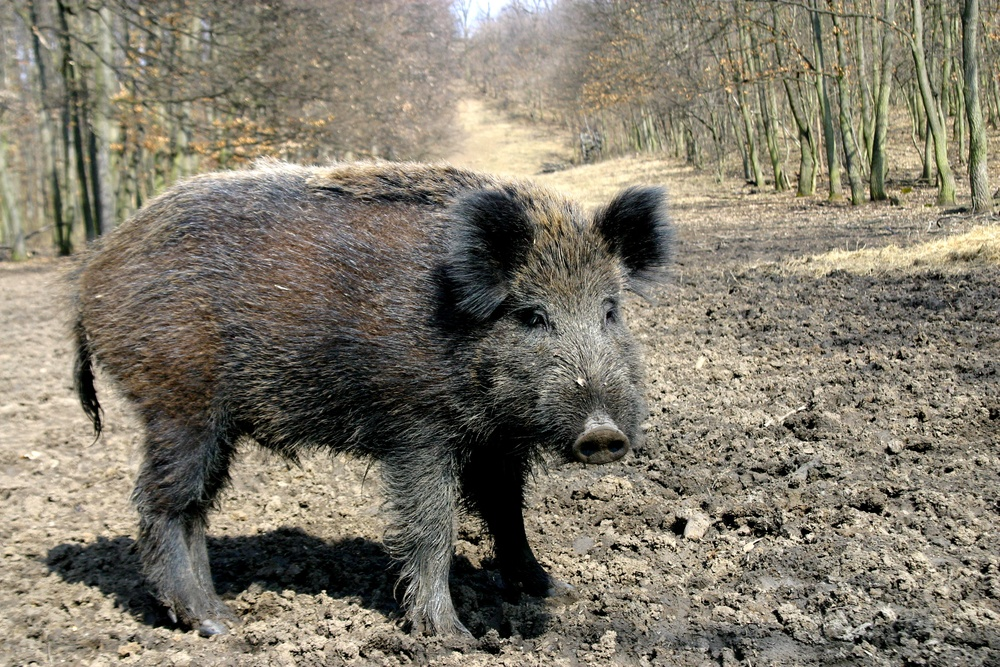
#> input picture boar_image.jpg, 1000 x 667 px, shrunk from 3072 x 2048 before the run
$ python 'Perspektíva_tr.py'
#> lines starting #> are read from the running program, lines starting #| are printed output that depends on the picture; after the words box and inside, x2 and y2 are one past the last pixel; in counts of white or black regions, pixels touching at a corner belong together
import cv2
import tkinter as tk
import numpy as np
import tkinter as tk
import matplotlib.pyplot as plt
import matplotlib.image as mpimg


def nothing(x):
    pass

img = cv2.imread('boar_image.jpg')
#> img is the input picture: shape (667, 1000, 3); mean B, G, R 107.7, 122.5, 128.8
img_gray = cv2.cvtColor(img, cv2.COLOR_BGR2GRAY)
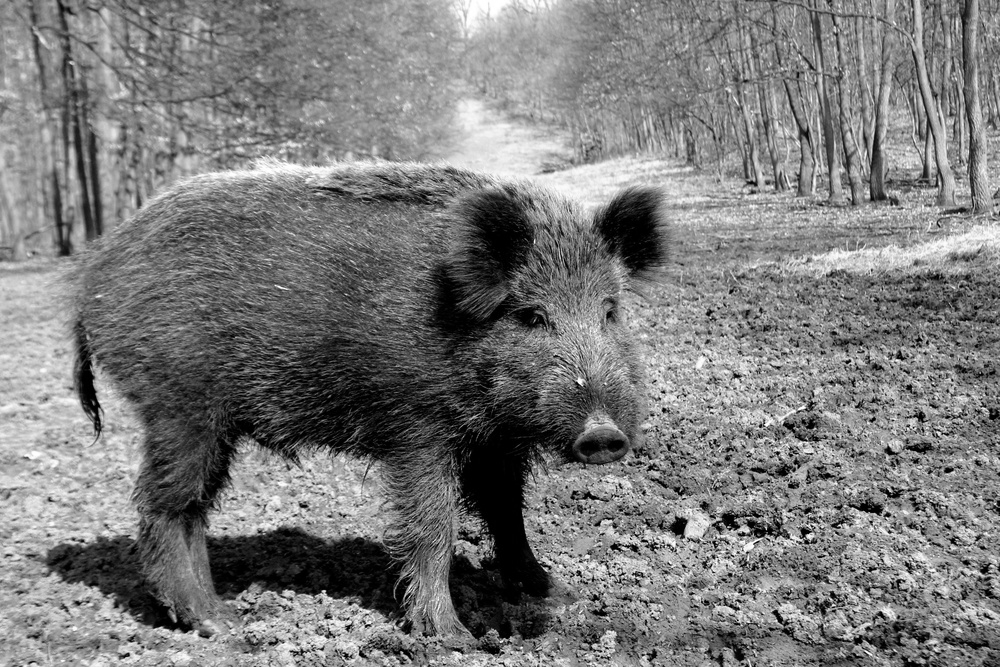
#> img_gray: shape (667, 1000); min 0, max 255, mean 122.7
img_gray = cv2.GaussianBlur(img_gray, (5, 5), 0)
ret, kuszob = cv2.threshold(img_gray, 0 ,255, cv2.THRESH_BINARY + cv2.THRESH_OTSU)
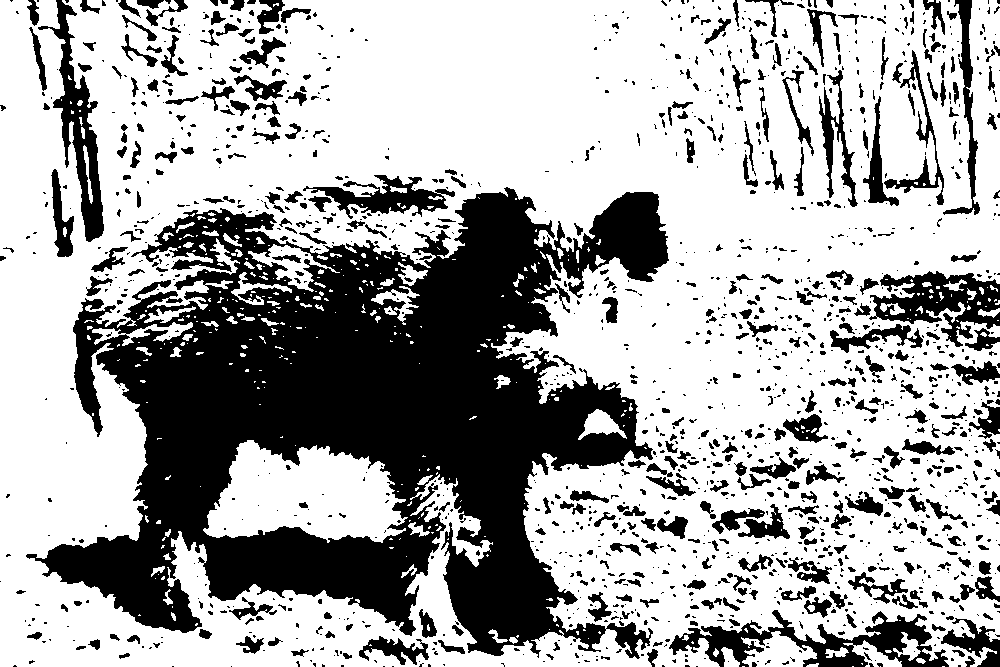
#> kuszob: shape (667, 1000); 66.9% white; 1591 black regions (1112 under 20 px)
#> ret = 107

contours, hierarchy = cv2.findContours(image = kuszob, mode=cv2.RETR_TREE, method=cv2.CHAIN_APPROX_NONE)
#> contours = 2018 contours, 1375 with area under 20; largest, box (x1, y1, x2, y2) and area: (0, 0, 1000, 667) 636454, (25, 186, 670, 659) 173176, (203, 440, 408, 543) 13846, (302, 174, 449, 220) 2962, (818, 69, 859, 208) 1806
image_copy = img.copy()
#> (the run stopped early here; a loop or call above may not have finished)
